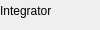
          <widget class="gui::CollapsibleWidget" name="linearMover">
           <property name="sizePolicy">
            <sizepolicy hsizetype="Preferred" vsizetype="Maximum">
             <horstretch>0</horstretch>
             <verstretch>0</verstretch>
            </sizepolicy>
           </property>
           <property name="icon" stdset="0">
            <iconset resource="../resource/resource.qrc">
             <normaloff>:/16x16_ico_png/vector.png</normaloff>:/16x16_ico_png/vector.png</iconset>
           </property>
           <property name="iconVisible" stdset="0">
            <bool>true</bool>
           </property>
           <property name="collapsed" stdset="0">
            <bool>true</bool>
           </property>
           <property name="text" stdset="0">
            <string>Linear Mover</string>
           </property>
           <property name="frameShape" stdset="0">
            <enum>QFrame::NoFrame</enum>
           </property>
           <widget class="QWidget" name="page">
            <layout class="QVBoxLayout" name="verticalLayout_2">
             <item>
              <layout class="QGridLayout" name="gridLayout_8">
               <property name="leftMargin">
                <number>0</number>
               </property>
               <property name="topMargin">
                <number>0</number>
               </property>
               <property name="rightMargin">
                <number>0</number>
               </property>
               <property name="bottomMargin">
                <number>0</number>
               </property>
               <item row="2" column="2">
                <widget class="QDoubleSpinBox" name="tfAccelY">
                 <property name="sizePolicy">
                  <sizepolicy hsizetype="Preferred" vsizetype="Fixed">
                   <horstretch>0</horstretch>
                   <verstretch>0</verstretch>
                  </sizepolicy>
                 </property>
                 <property name="styleSheet">
                  <string notr="true">color: rgb(200,100, 100)</string>
                 </property>
                 <property name="prefix">
                  <string/>
                 </property>
                 <property name="suffix">
                  <string> u/s²</string>
                 </property>
                 <property name="minimum">
                  <double>-1000.000000000000000</double>
                 </property>
                 <property name="maximum">
                  <double>1000.000000000000000</double>
                 </property>
                 <property name="stepType">
                  <enum>QAbstractSpinBox::AdaptiveDecimalStepType</enum>
                 </property>
                </widget>
               </item>
               <item row="1" column="1">
                <widget class="QDoubleSpinBox" name="tfVelocityX">
                 <property name="sizePolicy">
                  <sizepolicy hsizetype="Preferred" vsizetype="Fixed">
                   <horstretch>0</horstretch>
                   <verstretch>0</verstretch>
                  </sizepolicy>
                 </property>
                 <property name="styleSheet">
                  <string notr="true">color: rgb(100, 200, 100)</string>
                 </property>
                 <property name="prefix">
                  <string/>
                 </property>
                 <property name="suffix">
                  <string> u/s</string>
                 </property>
                 <property name="minimum">
                  <double>-1000.000000000000000</double>
                 </property>
                 <property name="maximum">
                  <double>1000.000000000000000</double>
                 </property>
                 <property name="stepType">
                  <enum>QAbstractSpinBox::AdaptiveDecimalStepType</enum>
                 </property>
                </widget>
               </item>
               <item row="3" column="0">
                <widget class="QLabel" name="label_68">
                 <property name="sizePolicy">
                  <sizepolicy hsizetype="Maximum" vsizetype="Preferred">
                   <horstretch>0</horstretch>
                   <verstretch>0</verstretch>
                  </sizepolicy>
                 </property>
                 <property name="text">
                  <string>Angular velocity</string>
                 </property>
                </widget>
               </item>
               <item row="4" column="1">
                <widget class="QDoubleSpinBox" name="tfAccelA">
                 <property name="sizePolicy">
                  <sizepolicy hsizetype="Preferred" vsizetype="Fixed">
                   <horstretch>0</horstretch>
                   <verstretch>0</verstretch>
                  </sizepolicy>
                 </property>
                 <property name="styleSheet">
                  <string notr="true">color: rgb(100, 100, 250);</string>
                 </property>
                 <property name="suffix">
                  <string> rad/s²</string>
                 </property>
                 <property name="minimum">
                  <double>-1000.000000000000000</double>
                 </property>
                 <property name="maximum">
                  <double>1000.000000000000000</double>
                 </property>
                 <property name="stepType">
                  <enum>QAbstractSpinBox::AdaptiveDecimalStepType</enum>
                 </property>
                </widget>
               </item>
               <item row="4" column="0">
                <widget class="QLabel" name="label_66">
                 <property name="sizePolicy">
                  <sizepolicy hsizetype="Maximum" vsizetype="Preferred">
                   <horstretch>0</horstretch>
                   <verstretch>0</verstretch>
                  </sizepolicy>
                 </property>
                 <property name="text">
                  <string>Angular acceleration</string>
                 </property>
                </widget>
               </item>
               <item row="3" column="1">
                <widget class="QDoubleSpinBox" name="tfVelocityA">
                 <property name="sizePolicy">
                  <sizepolicy hsizetype="Preferred" vsizetype="Fixed">
                   <horstretch>0</horstretch>
                   <verstretch>0</verstretch>
                  </sizepolicy>
                 </property>
                 <property name="styleSheet">
                  <string notr="true">color: rgb(100, 100, 250);</string>
                 </property>
                 <property name="suffix">
                  <string> rad/s</string>
                 </property>
                 <property name="minimum">
                  <double>-1000.000000000000000</double>
                 </property>
                 <property name="maximum">
                  <double>1000.000000000000000</double>
                 </property>
                 <property name="stepType">
                  <enum>QAbstractSpinBox::AdaptiveDecimalStepType</enum>
                 </property>
                </widget>
               </item>
               <item row="1" column="0">
                <widget class="QLabel" name="label_70">
                 <property name="sizePolicy">
                  <sizepolicy hsizetype="Maximum" vsizetype="Preferred">
                   <horstretch>0</horstretch>
                   <verstretch>0</verstretch>
                  </sizepolicy>
                 </property>
                 <property name="text">
                  <string>Linear velocity</string>
                 </property>
                </widget>
               </item>
               <item row="2" column="1">
                <widget class="QDoubleSpinBox" name="tfAccelX">
                 <property name="sizePolicy">
                  <sizepolicy hsizetype="Preferred" vsizetype="Fixed">
                   <horstretch>0</horstretch>
                   <verstretch>0</verstretch>
                  </sizepolicy>
                 </property>
                 <property name="styleSheet">
                  <string notr="true">color: rgb(100, 200, 100)</string>
                 </property>
                 <property name="prefix">
                  <string/>
                 </property>
                 <property name="suffix">
                  <string> u/s²</string>
                 </property>
                 <property name="minimum">
                  <double>-1000.000000000000000</double>
                 </property>
                 <property name="maximum">
                  <double>1000.000000000000000</double>
                 </property>
                 <property name="stepType">
                  <enum>QAbstractSpinBox::AdaptiveDecimalStepType</enum>
                 </property>
                </widget>
               </item>
               <item row="5" column="1">
                <widget class="QCheckBox" name="tfEnabled">
                 <property name="text">
                  <string>Enabled</string>
                 </property>
                </widget>
               </item>
               <item row="1" column="2">
                <widget class="QDoubleSpinBox" name="tfVelocityY">
                 <property name="sizePolicy">
                  <sizepolicy hsizetype="Preferred" vsizetype="Fixed">
                   <horstretch>0</horstretch>
                   <verstretch>0</verstretch>
                  </sizepolicy>
                 </property>
                 <property name="styleSheet">
                  <string notr="true">color: rgb(200,100, 100)</string>
                 </property>
                 <property name="prefix">
                  <string/>
                 </property>
                 <property name="suffix">
                  <string> u/s</string>
                 </property>
                 <property name="minimum">
                  <double>-1000.000000000000000</double>
                 </property>
                 <property name="maximum">
                  <double>1000.000000000000000</double>
                 </property>
                 <property name="stepType">
                  <enum>QAbstractSpinBox::AdaptiveDecimalStepType</enum>
                 </property>
                </widget>
               </item>
               <item row="0" column="0">
                <widget class="QLabel" name="label_67">
                 <property name="sizePolicy">
                  <sizepolicy hsizetype="Maximum" vsizetype="Preferred">
                   <horstretch>0</horstretch>
                   <verstretch>0</verstretch>
                  </sizepolicy>
                 </property>
                 <property name="text">
                  <string>Integrator</string>
                 </property>
                </widget>
               </item>
               <item row="0" column="1" colspan="2">
                <widget class="QComboBox" name="tfIntegrator"/>
               </item>
               <item row="2" column="0">
                <widget class="QLabel" name="label_69">
                 <property name="sizePolicy">
                  <sizepolicy hsizetype="Maximum" vsizetype="Preferred">
                   <horstretch>0</horstretch>
                   <verstretch>0</verstretch>
                  </sizepolicy>
                 </property>
                 <property name="text">
                  <string>Linear acceleration)</string>
                 </property>
                </widget>
               </item>
               <item row="6" column="1" colspan="2">
                <widget class="QCheckBox" name="tfRotate">
                 <property name="toolTip">
                  <string>Rotate the node so that it faces the direction of movement</string>
                 </property>
                 <property name="text">
                  <string>Face movement</string>
                 </property>
                </widget>
               </item>
              </layout>
             </item>
             <item>
              <widget class="QPushButton" name="btnDelLinearMover">
               <property name="sizePolicy">
                <sizepolicy hsizetype="Preferred" vsizetype="Fixed">
                 <horstretch>0</horstretch>
                 <verstretch>0</verstretch>
                </sizepolicy>
               </property>
               <property name="text">
                <string>Remove Linear Mover</string>
               </property>
               <property name="icon">
                <iconset resource="../resource/resource.qrc">
                 <normaloff>:/16x16_ico_png/delete.png</normaloff>:/16x16_ico_png/delete.png</iconset>
               </property>
              </widget>
             </item>
            </layout>
           </widget>
          </widget>
